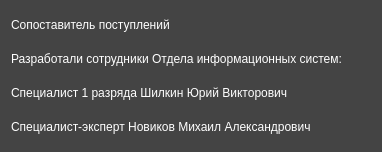
<?xml version="1.0" encoding="UTF-8"?>
<ui version="4.0">
 <class>Dialog</class>
 <widget class="QDialog" name="Dialog">
  <property name="windowModality">
   <enum>Qt::NonModal</enum>
  </property>
  <property name="enabled">
   <bool>true</bool>
  </property>
  <property name="geometry">
   <rect>
    <x>0</x>
    <y>0</y>
    <width>382</width>
    <height>152</height>
   </rect>
  </property>
  <property name="minimumSize">
   <size>
    <width>382</width>
    <height>152</height>
   </size>
  </property>
  <property name="maximumSize">
   <size>
    <width>382</width>
    <height>152</height>
   </size>
  </property>
  <property name="cursor">
   <cursorShape>ArrowCursor</cursorShape>
  </property>
  <property name="contextMenuPolicy">
   <enum>Qt::DefaultContextMenu</enum>
  </property>
  <property name="windowTitle">
   <string>Dialog</string>
  </property>
  <property name="windowIcon">
   <iconset resource="Images.qrc">
    <normaloff>:/img/roskazna.png</normaloff>:/img/roskazna.png</iconset>
  </property>
  <property name="styleSheet">
   <string notr="true">background-color: #444444;
color: white;</string>
  </property>
  <layout class="QVBoxLayout" name="verticalLayout">
   <item>
    <widget class="QLabel" name="lbl_name_version">
     <property name="text">
      <string>Сопоставитель поступлений</string>
     </property>
    </widget>
   </item>
   <item>
    <widget class="QLabel" name="label_2">
     <property name="styleSheet">
      <string notr="true">font: 75 8pt &quot;MS Shell Dlg 2&quot;;</string>
     </property>
     <property name="text">
      <string>Разработали сотрудники Отдела информационных систем:</string>
     </property>
    </widget>
   </item>
   <item>
    <widget class="QLabel" name="label_5">
     <property name="text">
      <string>Специалист 1 разряда Шилкин Юрий Викторович</string>
     </property>
    </widget>
   </item>
   <item>
    <widget class="QLabel" name="label">
     <property name="text">
      <string>Специалист-эксперт Новиков Михаил Александрович</string>
     </property>
    </widget>
   </item>
  </layout>
 </widget>
 <resources>
  <include location="Images.qrc"/>
 </resources>
 <connections/>
</ui>
